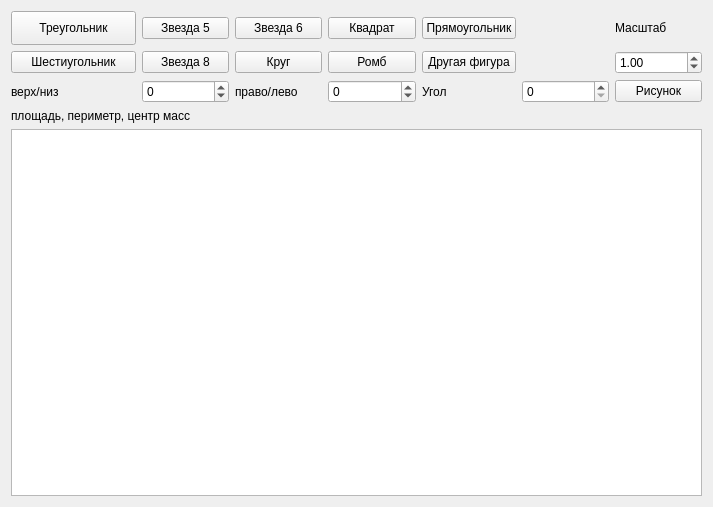
<?xml version="1.0" encoding="UTF-8"?>
<ui version="4.0">
 <class>MainWindow</class>
 <widget class="QMainWindow" name="MainWindow">
  <property name="geometry">
   <rect>
    <x>0</x>
    <y>0</y>
    <width>713</width>
    <height>507</height>
   </rect>
  </property>
  <property name="windowTitle">
   <string>MainWindow</string>
  </property>
  <widget class="QWidget" name="centralWidget">
   <layout class="QGridLayout" name="gridLayout">
    <item row="11" column="0" colspan="7">
     <widget class="QGraphicsView" name="graphicsView"/>
    </item>
    <item row="1" column="2">
     <widget class="QPushButton" name="pushButton_4">
      <property name="text">
       <string>Круг</string>
      </property>
     </widget>
    </item>
    <item row="0" column="2">
     <widget class="QPushButton" name="pushButton_8">
      <property name="text">
       <string>Звезда 6</string>
      </property>
     </widget>
    </item>
    <item row="0" column="3">
     <widget class="QPushButton" name="pushButton_5">
      <property name="text">
       <string>Квадрат</string>
      </property>
     </widget>
    </item>
    <item row="0" column="6">
     <widget class="QLabel" name="label_4">
      <property name="text">
       <string>Масштаб</string>
      </property>
     </widget>
    </item>
    <item row="9" column="5">
     <widget class="QSpinBox" name="spinBox"/>
    </item>
    <item row="9" column="1">
     <widget class="QSpinBox" name="spinBox_3">
      <property name="minimum">
       <number>-9999</number>
      </property>
      <property name="maximum">
       <number>9999</number>
      </property>
     </widget>
    </item>
    <item row="0" column="4">
     <widget class="QPushButton" name="pushButton_2">
      <property name="text">
       <string>Прямоугольник</string>
      </property>
     </widget>
    </item>
    <item row="9" column="4">
     <widget class="QLabel" name="label">
      <property name="text">
       <string>Угол</string>
      </property>
     </widget>
    </item>
    <item row="0" column="1">
     <widget class="QPushButton" name="pushButton_6">
      <property name="text">
       <string>Звезда 5</string>
      </property>
     </widget>
    </item>
    <item row="0" column="0">
     <widget class="QPushButton" name="pushButton_3">
      <property name="minimumSize">
       <size>
        <width>125</width>
        <height>34</height>
       </size>
      </property>
      <property name="text">
       <string>Треугольник</string>
      </property>
     </widget>
    </item>
    <item row="1" column="6">
     <widget class="QDoubleSpinBox" name="doubleSpinBox">
      <property name="singleStep">
       <double>0.100000000000000</double>
      </property>
      <property name="value">
       <double>1.000000000000000</double>
      </property>
     </widget>
    </item>
    <item row="9" column="6">
     <widget class="QPushButton" name="pushButton_11">
      <property name="text">
       <string>Рисунок</string>
      </property>
     </widget>
    </item>
    <item row="9" column="3">
     <widget class="QSpinBox" name="spinBox_2">
      <property name="minimum">
       <number>-9999</number>
      </property>
      <property name="maximum">
       <number>9999</number>
      </property>
     </widget>
    </item>
    <item row="1" column="3">
     <widget class="QPushButton" name="pushButton">
      <property name="text">
       <string>Ромб</string>
      </property>
     </widget>
    </item>
    <item row="1" column="4">
     <widget class="QPushButton" name="pushButton_10">
      <property name="text">
       <string>Другая фигура</string>
      </property>
     </widget>
    </item>
    <item row="1" column="0">
     <widget class="QPushButton" name="pushButton_7">
      <property name="text">
       <string>Шестиугольник</string>
      </property>
     </widget>
    </item>
    <item row="1" column="1">
     <widget class="QPushButton" name="pushButton_9">
      <property name="text">
       <string>Звезда 8</string>
      </property>
     </widget>
    </item>
    <item row="9" column="0">
     <widget class="QLabel" name="label_2">
      <property name="text">
       <string>верх/низ</string>
      </property>
     </widget>
    </item>
    <item row="9" column="2">
     <widget class="QLabel" name="label_3">
      <property name="text">
       <string>право/лево</string>
      </property>
     </widget>
    </item>
    <item row="10" column="0" colspan="5">
     <widget class="QLabel" name="label_5">
      <property name="text">
       <string>площадь, периметр, центр масс</string>
      </property>
     </widget>
    </item>
   </layout>
  </widget>
  <widget class="QMenuBar" name="menuBar">
   <property name="geometry">
    <rect>
     <x>0</x>
     <y>0</y>
     <width>713</width>
     <height>30</height>
    </rect>
   </property>
  </widget>
 </widget>
 <layoutdefault spacing="6" margin="11"/>
 <resources/>
 <connections/>
</ui>
